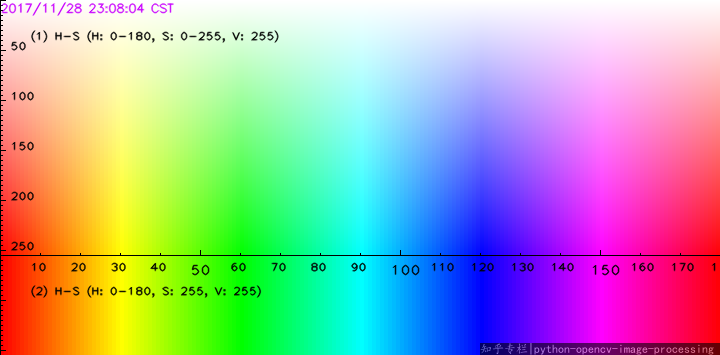
//> input picture ColourSpectrum.png, 720 x 355 px
$ ./LATCH_match ../ColourSpectrum.png ../HSV_Refrence.png ../data/H1to3p.xml   (built with g++ and OpenCV 4)
//> lines starting //> are read from the running program, lines starting //| are printed output that depends on the picture
#include <iostream>

#include "opencv2/opencv_modules.hpp"

#ifdef HAVE_OPENCV_XFEATURES2D

#include <opencv2/core.hpp>
#include <opencv2/imgproc.hpp>
#include <opencv2/highgui.hpp>
#include <opencv2/features2d.hpp>
#include <opencv2/xfeatures2d.hpp>
#include <opencv2/imgcodecs.hpp>
#include <vector>

// If you find this code useful, please add a reference to the following paper in your work:
// Gil Levi and Tal Hassner, "LATCH: Learned Arrangements of Three Patch Codes", arXiv preprint arXiv:1501.03719, 15 Jan. 2015

using namespace std;
using namespace cv;

const float inlier_threshold = 2.5f; // Distance threshold to identify inliers
const float nn_match_ratio = 0.8f;   // Nearest neighbor matching ratio

int main(int argc, char* argv[])
{
    CommandLineParser parser(argc, argv,
                             "{@img1 | ../data/graf1.png | input image 1}"
                             "{@img2 | ../data/graf3.png | input image 2}"
                             "{@homography | ../data/H1to3p.xml | homography matrix}");
    Mat img1 = imread(parser.get<String>("@img1"), IMREAD_GRAYSCALE);
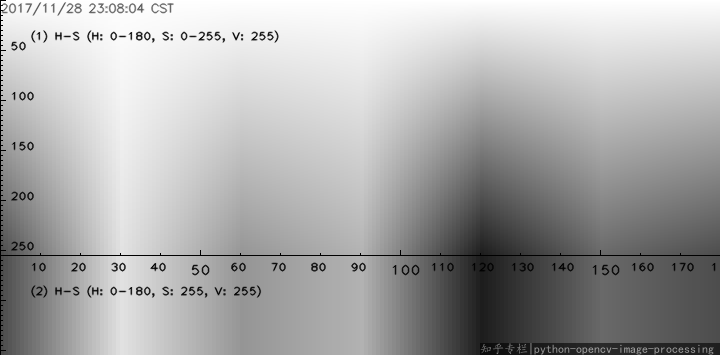
//> img1: 355 rows x 720 cols, CV_8UC1; min 0, max 255, mean 170.2
    Mat img2 = imread(parser.get<String>("@img2"), IMREAD_GRAYSCALE);
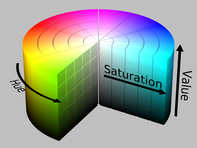
//> input picture HSV_Refrence.png, 197 x 148 px
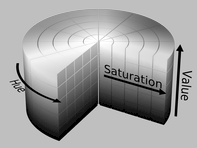
//> img2: 148 rows x 197 cols, CV_8UC1; min 0, max 255, mean 161.3

    Mat homography;
    FileStorage fs(parser.get<String>("@homography"), FileStorage::READ);
    fs.getFirstTopLevelNode() >> homography;

    vector<KeyPoint> kpts1, kpts2;
    Mat desc1, desc2;

    Ptr<cv::ORB> orb_detector = cv::ORB::create(10000);

    Ptr<xfeatures2d::LATCH> latch = xfeatures2d::LATCH::create();


    orb_detector->detect(img1, kpts1);
//> kpts1 = 1110 keypoints; strongest (x, y, size): (113, 36, 31), (147, 36, 31), (140, 35, 31), (93, 34, 31)
    latch->compute(img1, kpts1, desc1);

    orb_detector->detect(img2, kpts2);
//> kpts2 = 184 keypoints; strongest (x, y, size): (98, 105, 31), (97, 106, 37.2), (115, 74, 31), (126, 77, 31)
    latch->compute(img2, kpts2, desc2);

    BFMatcher matcher(NORM_HAMMING);
    vector< vector<DMatch> > nn_matches;
    matcher.knnMatch(desc1, desc2, nn_matches, 2);
//> nn_matches = 1110 matches

    vector<KeyPoint> matched1, matched2, inliers1, inliers2;
    vector<DMatch> good_matches;
    for (size_t i = 0; i < nn_matches.size(); i++) {
        DMatch first = nn_matches[i][0];
        float dist1 = nn_matches[i][0].distance;
        float dist2 = nn_matches[i][1].distance;

        if (dist1 < nn_match_ratio * dist2) {
            matched1.push_back(kpts1[first.queryIdx]);
            matched2.push_back(kpts2[first.trainIdx]);
        }
    }
//> this loop made 1110 passes
//> (dist1, dist2) on passes 1 to 3: (82, 86), (87, 90), (99, 101)
//> after the loop, matched1 = 0 keypoints; matched2 = 0 keypoints

    for (unsigned i = 0; i < matched1.size(); i++) {
        Mat col = Mat::ones(3, 1, CV_64F);
        col.at<double>(0) = matched1[i].pt.x;
        col.at<double>(1) = matched1[i].pt.y;

        col = homography * col;
        col /= col.at<double>(2);
        double dist = sqrt(pow(col.at<double>(0) - matched2[i].pt.x, 2) +
            pow(col.at<double>(1) - matched2[i].pt.y, 2));

        if (dist < inlier_threshold) {
            int new_i = static_cast<int>(inliers1.size());
            inliers1.push_back(matched1[i]);
            inliers2.push_back(matched2[i]);
            good_matches.push_back(DMatch(new_i, new_i, 0));
        }
    }
//> this loop made 0 passes
//> after the loop, inliers1 = 0 keypoints; inliers2 = 0 keypoints; good_matches = 0 matches

    Mat res;
    drawMatches(img1, inliers1, img2, inliers2, good_matches, res);
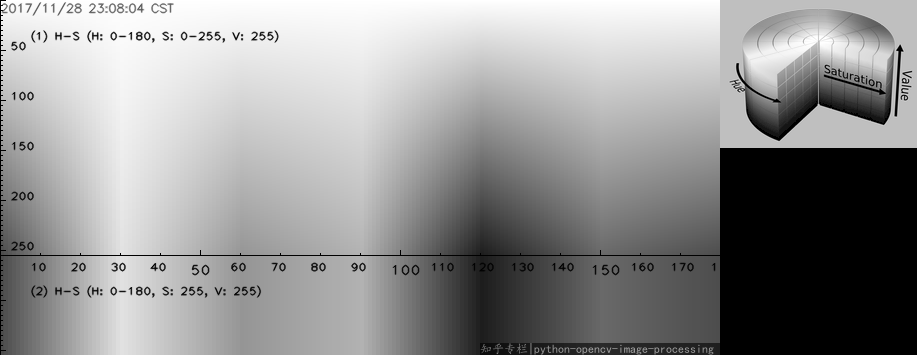
//> res: 355 rows x 917 cols, CV_8UC3; min 0, max 255, mean 148.1
    imwrite("latch_result.png", res);


    double inlier_ratio = inliers1.size() * 1.0 / matched1.size();
//> inlier_ratio = nan
    cout << "LATCH Matching Results" << endl;
    cout << "*******************************" << endl;
    cout << "# Keypoints 1:                        \t" << kpts1.size() << endl;
//| # Keypoints 1:                        	1110
    cout << "# Keypoints 2:                        \t" << kpts2.size() << endl;
//| # Keypoints 2:                        	184
    cout << "# Matches:                            \t" << matched1.size() << endl;
//| # Matches:                            	0
    cout << "# Inliers:                            \t" << inliers1.size() << endl;
//| # Inliers:                            	0
    cout << "# Inliers Ratio:                      \t" << inlier_ratio << endl;
//| # Inliers Ratio:                      	-nan
    cout << endl;

    imshow("result", res);
    waitKey();

    return 0;
}

#else

int main()
{
    std::cerr << "OpenCV was built without xfeatures2d module" << std::endl;
    return 0;
}

#endif
